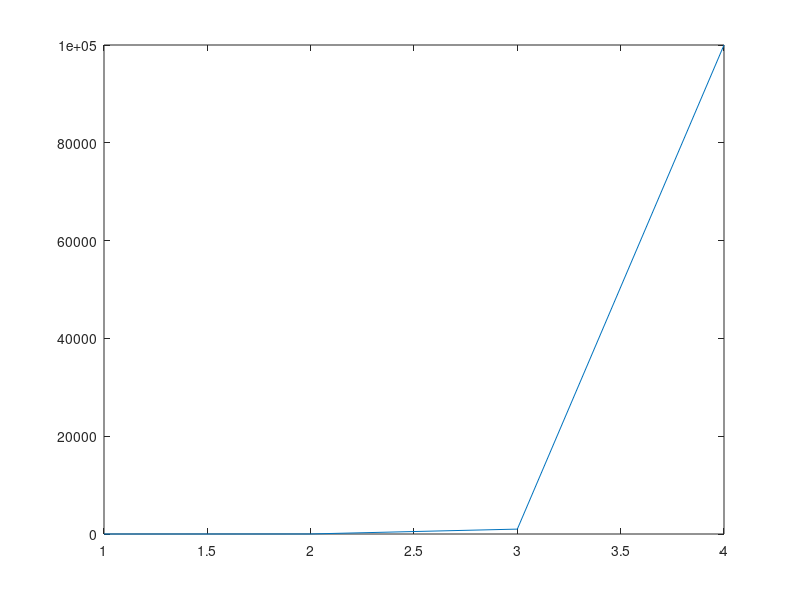
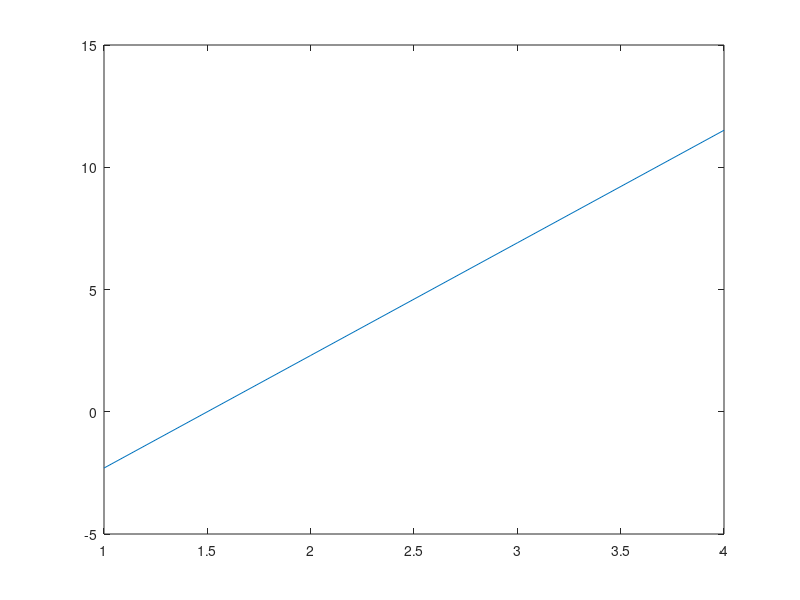

MATLAB code to generate these figures, in order:
% Log behavior 
clc, clear all, close all;

% Example vector with values spanning several orders of magnitude
vector = [0.1, 10, 1000, 100000];

% Applying the natural logarithm to standardize magnitudes
log_vector = log(vector);

figure
plot(vector')

figure
plot(log_vector')

disp('Original Vector:');
disp(vector);
disp('Log-Transformed Vector:');
disp(log_vector);